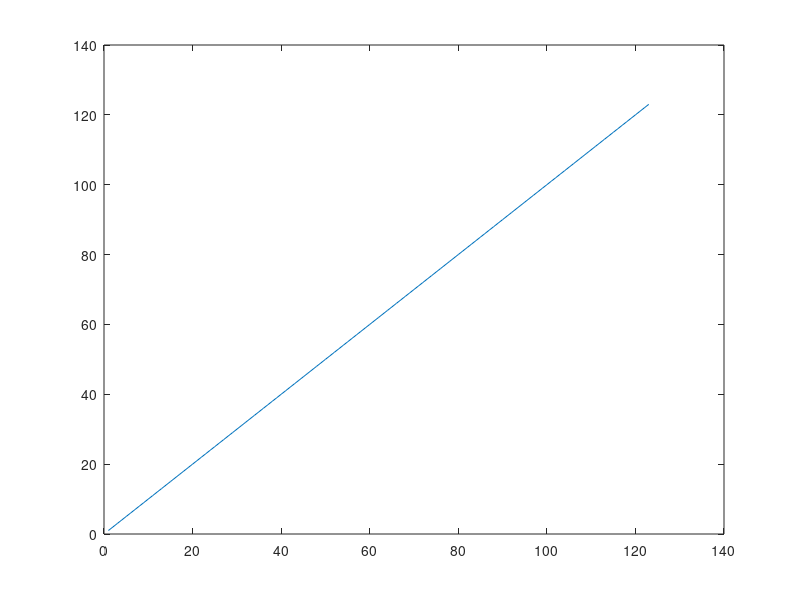

Write the MATLAB code that produced this figure. (Note: this script raises an error after producing the figure.)
clc
clear all
close all
for a=.9
%     b=fir1(122,.6,'high');
    b=(1:123);
    figure(2)
    plot(b)
    Fa=dFRT(123,a);
    ff=b*Fa;
%     y=20*log10(abs(ff)/max(abs(ff)));
figure(1)
    plot(fftshift(abs(ff)))
    grid on
    hold on
end
